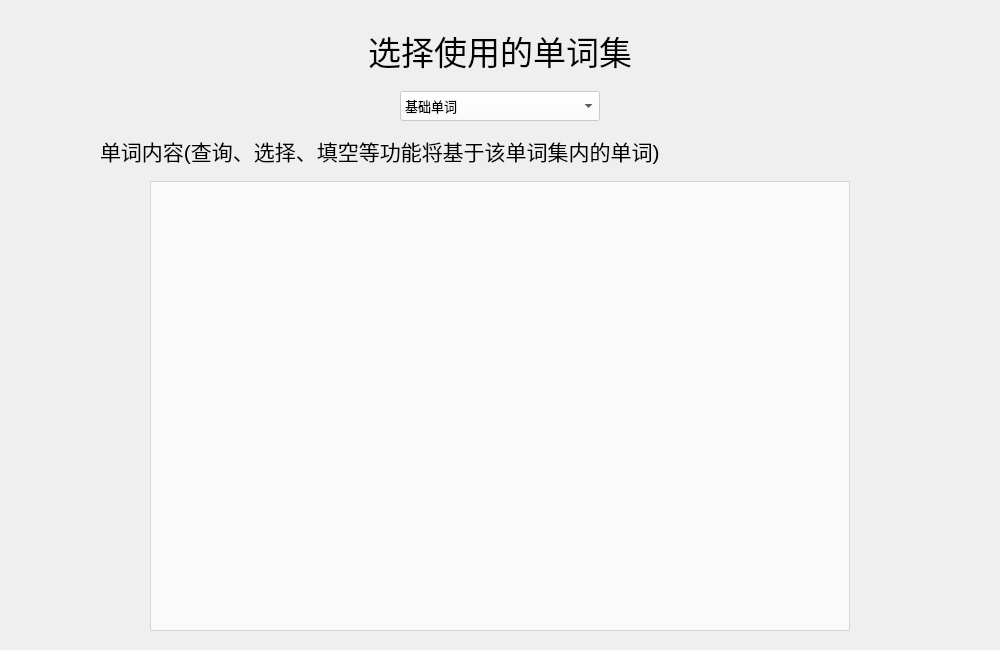
<?xml version="1.0" encoding="UTF-8"?>
<ui version="4.0">
 <class>Show</class>
 <widget class="QDialog" name="Show">
  <property name="geometry">
   <rect>
    <x>0</x>
    <y>0</y>
    <width>1000</width>
    <height>650</height>
   </rect>
  </property>
  <property name="windowTitle">
   <string>Dialog</string>
  </property>
  <widget class="QWidget" name="verticalLayoutWidget">
   <property name="geometry">
    <rect>
     <x>10</x>
     <y>10</y>
     <width>981</width>
     <height>631</height>
    </rect>
   </property>
   <layout class="QVBoxLayout" name="base_ver" stretch="1,1,0,5">
    <property name="spacing">
     <number>10</number>
    </property>
    <property name="leftMargin">
     <number>10</number>
    </property>
    <property name="topMargin">
     <number>10</number>
    </property>
    <property name="rightMargin">
     <number>10</number>
    </property>
    <property name="bottomMargin">
     <number>10</number>
    </property>
    <item alignment="Qt::AlignHCenter">
     <widget class="QLabel" name="lab_title">
      <property name="font">
       <font>
        <family>华文彩云</family>
        <pointsize>25</pointsize>
        <weight>50</weight>
        <bold>false</bold>
       </font>
      </property>
      <property name="text">
       <string>选择使用的单词集</string>
      </property>
     </widget>
    </item>
    <item alignment="Qt::AlignHCenter">
     <widget class="QComboBox" name="c_box_cho">
      <property name="minimumSize">
       <size>
        <width>200</width>
        <height>30</height>
       </size>
      </property>
      <property name="maximumSize">
       <size>
        <width>200</width>
        <height>30</height>
       </size>
      </property>
      <property name="font">
       <font>
        <pointsize>10</pointsize>
       </font>
      </property>
      <property name="styleSheet">
       <string notr="true">background-color: rgba(255, 255, 255, 170);</string>
      </property>
      <item>
       <property name="text">
        <string>基础单词 </string>
       </property>
      </item>
      <item>
       <property name="text">
        <string>小学基本单词</string>
       </property>
      </item>
      <item>
       <property name="text">
        <string>初中基本单词</string>
       </property>
      </item>
     </widget>
    </item>
    <item alignment="Qt::AlignHCenter|Qt::AlignVCenter">
     <widget class="QLabel" name="label">
      <property name="minimumSize">
       <size>
        <width>800</width>
        <height>40</height>
       </size>
      </property>
      <property name="maximumSize">
       <size>
        <width>800</width>
        <height>40</height>
       </size>
      </property>
      <property name="font">
       <font>
        <pointsize>16</pointsize>
       </font>
      </property>
      <property name="text">
       <string>单词内容(查询、选择、填空等功能将基于该单词集内的单词)</string>
      </property>
     </widget>
    </item>
    <item alignment="Qt::AlignHCenter">
     <widget class="QTextBrowser" name="t_bro_con">
      <property name="sizePolicy">
       <sizepolicy hsizetype="Expanding" vsizetype="Expanding">
        <horstretch>0</horstretch>
        <verstretch>0</verstretch>
       </sizepolicy>
      </property>
      <property name="minimumSize">
       <size>
        <width>700</width>
        <height>450</height>
       </size>
      </property>
      <property name="maximumSize">
       <size>
        <width>700</width>
        <height>450</height>
       </size>
      </property>
      <property name="font">
       <font>
        <pointsize>12</pointsize>
       </font>
      </property>
      <property name="styleSheet">
       <string notr="true">background-color: rgba(255, 255, 255, 170);</string>
      </property>
     </widget>
    </item>
   </layout>
  </widget>
 </widget>
 <resources/>
 <connections/>
 <slots>
  <slot>slot1()</slot>
 </slots>
</ui>
